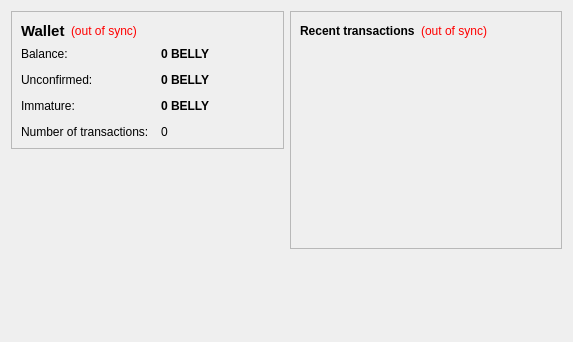
<?xml version="1.0" encoding="UTF-8"?>
<ui version="4.0">
 <class>OverviewPage</class>
 <widget class="QWidget" name="OverviewPage">
  <property name="geometry">
   <rect>
    <x>0</x>
    <y>0</y>
    <width>573</width>
    <height>342</height>
   </rect>
  </property>
  <property name="windowTitle">
   <string>Form</string>
  </property>
  <layout class="QHBoxLayout" name="horizontalLayout" stretch="1,1">
   <item>
    <layout class="QVBoxLayout" name="verticalLayout_2">
     <item>
      <widget class="QFrame" name="frame">
       <property name="frameShape">
        <enum>QFrame::StyledPanel</enum>
       </property>
       <property name="frameShadow">
        <enum>QFrame::Raised</enum>
       </property>
       <layout class="QVBoxLayout" name="verticalLayout_4">
        <item>
         <layout class="QHBoxLayout" name="horizontalLayout_4">
          <item>
           <widget class="QLabel" name="label_5">
            <property name="font">
             <font>
              <pointsize>11</pointsize>
              <weight>75</weight>
              <bold>true</bold>
             </font>
            </property>
            <property name="text">
             <string>Wallet</string>
            </property>
           </widget>
          </item>
          <item>
           <widget class="QLabel" name="labelWalletStatus">
            <property name="toolTip">
             <string>The displayed information may be out of date. Your wallet automatically synchronizes with the bellycoin network after a connection is established, but this process has not completed yet.</string>
            </property>
            <property name="styleSheet">
             <string notr="true">QLabel { color: red; }</string>
            </property>
            <property name="text">
             <string notr="true">(out of sync)</string>
            </property>
            <property name="alignment">
             <set>Qt::AlignLeading|Qt::AlignLeft|Qt::AlignVCenter</set>
            </property>
           </widget>
          </item>
          <item>
           <spacer name="horizontalSpacer_2">
            <property name="orientation">
             <enum>Qt::Horizontal</enum>
            </property>
            <property name="sizeHint" stdset="0">
             <size>
              <width>40</width>
              <height>20</height>
             </size>
            </property>
           </spacer>
          </item>
         </layout>
        </item>
        <item>
         <layout class="QFormLayout" name="formLayout_2">
          <property name="fieldGrowthPolicy">
           <enum>QFormLayout::AllNonFixedFieldsGrow</enum>
          </property>
          <property name="horizontalSpacing">
           <number>12</number>
          </property>
          <property name="verticalSpacing">
           <number>12</number>
          </property>
          <item row="0" column="0">
           <widget class="QLabel" name="label">
            <property name="text">
             <string>Balance:</string>
            </property>
           </widget>
          </item>
          <item row="0" column="1">
           <widget class="QLabel" name="labelBalance">
            <property name="font">
             <font>
              <weight>75</weight>
              <bold>true</bold>
             </font>
            </property>
            <property name="cursor">
             <cursorShape>IBeamCursor</cursorShape>
            </property>
            <property name="toolTip">
             <string>Your current balance</string>
            </property>
            <property name="text">
             <string notr="true">0 BELLY</string>
            </property>
            <property name="textInteractionFlags">
             <set>Qt::LinksAccessibleByMouse|Qt::TextSelectableByKeyboard|Qt::TextSelectableByMouse</set>
            </property>
           </widget>
          </item>
          <item row="1" column="0">
           <widget class="QLabel" name="label_3">
            <property name="text">
             <string>Unconfirmed:</string>
            </property>
           </widget>
          </item>
          <item row="1" column="1">
           <widget class="QLabel" name="labelUnconfirmed">
            <property name="font">
             <font>
              <weight>75</weight>
              <bold>true</bold>
             </font>
            </property>
            <property name="cursor">
             <cursorShape>IBeamCursor</cursorShape>
            </property>
            <property name="toolTip">
             <string>Total of transactions that have yet to be confirmed, and do not yet count toward the current balance</string>
            </property>
            <property name="text">
             <string notr="true">0 BELLY</string>
            </property>
            <property name="textInteractionFlags">
             <set>Qt::LinksAccessibleByMouse|Qt::TextSelectableByKeyboard|Qt::TextSelectableByMouse</set>
            </property>
           </widget>
          </item>
          <item row="3" column="0">
           <widget class="QLabel" name="label_2">
            <property name="text">
             <string>Number of transactions:</string>
            </property>
           </widget>
          </item>
          <item row="3" column="1">
           <widget class="QLabel" name="labelNumTransactions">
            <property name="toolTip">
             <string>Total number of transactions in wallet</string>
            </property>
            <property name="text">
             <string notr="true">0</string>
            </property>
           </widget>
          </item>
          <item row="2" column="0">
           <widget class="QLabel" name="labelImmatureText">
            <property name="text">
             <string>Immature:</string>
            </property>
           </widget>
          </item>
          <item row="2" column="1">
           <widget class="QLabel" name="labelImmature">
            <property name="font">
             <font>
              <weight>75</weight>
              <bold>true</bold>
             </font>
            </property>
            <property name="toolTip">
             <string>Mined balance that has not yet matured</string>
            </property>
            <property name="text">
             <string notr="true">0 BELLY</string>
            </property>
            <property name="textInteractionFlags">
             <set>Qt::LinksAccessibleByMouse|Qt::TextSelectableByKeyboard|Qt::TextSelectableByMouse</set>
            </property>
           </widget>
          </item>
         </layout>
        </item>
       </layout>
      </widget>
     </item>
     <item>
      <spacer name="verticalSpacer">
       <property name="orientation">
        <enum>Qt::Vertical</enum>
       </property>
       <property name="sizeHint" stdset="0">
        <size>
         <width>20</width>
         <height>40</height>
        </size>
       </property>
      </spacer>
     </item>
    </layout>
   </item>
   <item>
    <layout class="QVBoxLayout" name="verticalLayout_3">
     <item>
      <widget class="QFrame" name="frame_2">
       <property name="frameShape">
        <enum>QFrame::StyledPanel</enum>
       </property>
       <property name="frameShadow">
        <enum>QFrame::Raised</enum>
       </property>
       <layout class="QVBoxLayout" name="verticalLayout">
        <item>
         <layout class="QHBoxLayout" name="horizontalLayout_2">
          <item>
           <widget class="QLabel" name="label_4">
            <property name="text">
             <string>&lt;b&gt;Recent transactions&lt;/b&gt;</string>
            </property>
           </widget>
          </item>
          <item>
           <widget class="QLabel" name="labelTransactionsStatus">
            <property name="toolTip">
             <string>The displayed information may be out of date. Your wallet automatically synchronizes with the bellycoin network after a connection is established, but this process has not completed yet.</string>
            </property>
            <property name="styleSheet">
             <string notr="true">QLabel { color: red; }</string>
            </property>
            <property name="text">
             <string notr="true">(out of sync)</string>
            </property>
            <property name="alignment">
             <set>Qt::AlignRight|Qt::AlignTrailing|Qt::AlignVCenter</set>
            </property>
           </widget>
          </item>
          <item>
           <spacer name="horizontalSpacer">
            <property name="orientation">
             <enum>Qt::Horizontal</enum>
            </property>
            <property name="sizeHint" stdset="0">
             <size>
              <width>40</width>
              <height>20</height>
             </size>
            </property>
           </spacer>
          </item>
         </layout>
        </item>
        <item>
         <widget class="QListView" name="listTransactions">
          <property name="styleSheet">
           <string notr="true">QListView { background: transparent; }</string>
          </property>
          <property name="frameShape">
           <enum>QFrame::NoFrame</enum>
          </property>
          <property name="verticalScrollBarPolicy">
           <enum>Qt::ScrollBarAlwaysOff</enum>
          </property>
          <property name="horizontalScrollBarPolicy">
           <enum>Qt::ScrollBarAlwaysOff</enum>
          </property>
          <property name="selectionMode">
           <enum>QAbstractItemView::NoSelection</enum>
          </property>
         </widget>
        </item>
       </layout>
      </widget>
     </item>
     <item>
      <spacer name="verticalSpacer_2">
       <property name="orientation">
        <enum>Qt::Vertical</enum>
       </property>
       <property name="sizeHint" stdset="0">
        <size>
         <width>20</width>
         <height>40</height>
        </size>
       </property>
      </spacer>
     </item>
    </layout>
   </item>
  </layout>
 </widget>
 <resources/>
 <connections/>
</ui>
